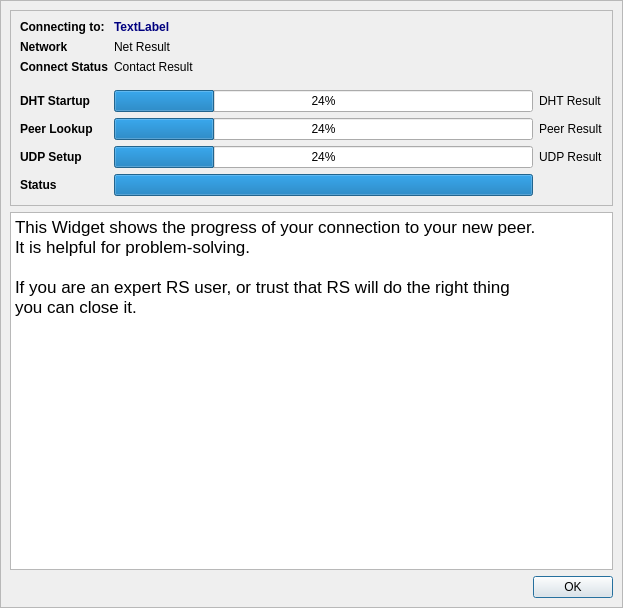
<?xml version="1.0" encoding="UTF-8"?>
<ui version="4.0">
 <class>ConnectProgressDialog</class>
 <widget class="QDialog" name="ConnectProgressDialog">
  <property name="geometry">
   <rect>
    <x>0</x>
    <y>0</y>
    <width>623</width>
    <height>608</height>
   </rect>
  </property>
  <property name="windowTitle">
   <string>Connection Progress</string>
  </property>
  <property name="windowIcon">
   <iconset resource="../images.qrc">
    <normaloff>:/images/logo/logo_16.png</normaloff>:/images/logo/logo_16.png</iconset>
  </property>
  <layout class="QVBoxLayout" name="verticalLayout_2">
   <property name="spacing">
    <number>0</number>
   </property>
   <property name="leftMargin">
    <number>0</number>
   </property>
   <property name="topMargin">
    <number>0</number>
   </property>
   <property name="rightMargin">
    <number>0</number>
   </property>
   <property name="bottomMargin">
    <number>0</number>
   </property>
   <item>
    <widget class="HeaderFrame" name="headerFrame">
     <property name="frameShape">
      <enum>QFrame::NoFrame</enum>
     </property>
     <property name="frameShadow">
      <enum>QFrame::Plain</enum>
     </property>
    </widget>
   </item>
   <item>
    <widget class="QFrame" name="frame_2">
     <property name="frameShape">
      <enum>QFrame::StyledPanel</enum>
     </property>
     <property name="frameShadow">
      <enum>QFrame::Raised</enum>
     </property>
     <layout class="QGridLayout" name="gridLayout_3">
      <item row="0" column="0" rowspan="2">
       <widget class="QFrame" name="progressFrame">
        <property name="enabled">
         <bool>true</bool>
        </property>
        <property name="frameShape">
         <enum>QFrame::StyledPanel</enum>
        </property>
        <property name="frameShadow">
         <enum>QFrame::Raised</enum>
        </property>
        <layout class="QGridLayout" name="gridLayout_2">
         <item row="0" column="0">
          <layout class="QGridLayout" name="gridLayout">
           <item row="0" column="0">
            <widget class="QLabel" name="label">
             <property name="font">
              <font>
               <weight>75</weight>
               <bold>true</bold>
              </font>
             </property>
             <property name="text">
              <string>Connecting to:</string>
             </property>
            </widget>
           </item>
           <item row="1" column="0">
            <widget class="QLabel" name="label_3">
             <property name="font">
              <font>
               <weight>75</weight>
               <bold>true</bold>
              </font>
             </property>
             <property name="text">
              <string>Network </string>
             </property>
            </widget>
           </item>
           <item row="2" column="0">
            <widget class="QLabel" name="label_4">
             <property name="font">
              <font>
               <weight>75</weight>
               <bold>true</bold>
              </font>
             </property>
             <property name="text">
              <string>Connect Status</string>
             </property>
            </widget>
           </item>
           <item row="4" column="0">
            <widget class="QLabel" name="DhtLabel">
             <property name="font">
              <font>
               <weight>75</weight>
               <bold>true</bold>
              </font>
             </property>
             <property name="text">
              <string>DHT Startup</string>
             </property>
            </widget>
           </item>
           <item row="4" column="2">
            <widget class="QLabel" name="DhtResult">
             <property name="text">
              <string>DHT Result</string>
             </property>
            </widget>
           </item>
           <item row="5" column="0">
            <widget class="QLabel" name="LookupLabel">
             <property name="font">
              <font>
               <weight>75</weight>
               <bold>true</bold>
              </font>
             </property>
             <property name="text">
              <string>Peer Lookup</string>
             </property>
            </widget>
           </item>
           <item row="5" column="2">
            <widget class="QLabel" name="LookupResult">
             <property name="text">
              <string>Peer Result</string>
             </property>
            </widget>
           </item>
           <item row="6" column="0">
            <widget class="QLabel" name="UdpLabel">
             <property name="font">
              <font>
               <weight>75</weight>
               <bold>true</bold>
              </font>
             </property>
             <property name="text">
              <string>UDP Setup</string>
             </property>
            </widget>
           </item>
           <item row="6" column="2">
            <widget class="QLabel" name="UdpResult">
             <property name="text">
              <string>UDP Result</string>
             </property>
            </widget>
           </item>
           <item row="4" column="1">
            <widget class="QProgressBar" name="DhtProgressBar">
             <property name="value">
              <number>24</number>
             </property>
            </widget>
           </item>
           <item row="5" column="1">
            <widget class="QProgressBar" name="LookupProgressBar">
             <property name="value">
              <number>24</number>
             </property>
            </widget>
           </item>
           <item row="6" column="1">
            <widget class="QProgressBar" name="UdpProgressBar">
             <property name="value">
              <number>24</number>
             </property>
            </widget>
           </item>
           <item row="0" column="1">
            <widget class="QLabel" name="connectId">
             <property name="palette">
              <palette>
               <active>
                <colorrole role="WindowText">
                 <brush brushstyle="SolidPattern">
                  <color alpha="255">
                   <red>0</red>
                   <green>0</green>
                   <blue>127</blue>
                  </color>
                 </brush>
                </colorrole>
               </active>
               <inactive>
                <colorrole role="WindowText">
                 <brush brushstyle="SolidPattern">
                  <color alpha="255">
                   <red>0</red>
                   <green>0</green>
                   <blue>127</blue>
                  </color>
                 </brush>
                </colorrole>
               </inactive>
               <disabled>
                <colorrole role="WindowText">
                 <brush brushstyle="SolidPattern">
                  <color alpha="255">
                   <red>118</red>
                   <green>116</green>
                   <blue>108</blue>
                  </color>
                 </brush>
                </colorrole>
               </disabled>
              </palette>
             </property>
             <property name="font">
              <font>
               <pointsize>9</pointsize>
               <weight>75</weight>
               <bold>true</bold>
              </font>
             </property>
             <property name="text">
              <string>TextLabel</string>
             </property>
            </widget>
           </item>
           <item row="1" column="1">
            <widget class="QLabel" name="NetResult">
             <property name="text">
              <string>Net Result</string>
             </property>
            </widget>
           </item>
           <item row="2" column="1">
            <widget class="QLabel" name="ContactResult">
             <property name="text">
              <string>Contact Result</string>
             </property>
            </widget>
           </item>
           <item row="3" column="1">
            <spacer name="verticalSpacer">
             <property name="orientation">
              <enum>Qt::Vertical</enum>
             </property>
             <property name="sizeType">
              <enum>QSizePolicy::Fixed</enum>
             </property>
             <property name="sizeHint" stdset="0">
              <size>
               <width>20</width>
               <height>10</height>
              </size>
             </property>
            </spacer>
           </item>
           <item row="8" column="2">
            <widget class="QLabel" name="statusTitle">
             <property name="text">
              <string/>
             </property>
            </widget>
           </item>
           <item row="8" column="1">
            <widget class="QProgressBar" name="statusprogressBar">
             <property name="value">
              <number>100</number>
             </property>
             <property name="textVisible">
              <bool>false</bool>
             </property>
            </widget>
           </item>
           <item row="8" column="0">
            <widget class="QLabel" name="statusLabel">
             <property name="font">
              <font>
               <weight>75</weight>
               <bold>true</bold>
              </font>
             </property>
             <property name="text">
              <string>Status</string>
             </property>
            </widget>
           </item>
          </layout>
         </item>
        </layout>
       </widget>
      </item>
      <item row="2" column="0">
       <widget class="QTextBrowser" name="textBrowser">
        <property name="html">
         <string>&lt;!DOCTYPE HTML PUBLIC &quot;-//W3C//DTD HTML 4.0//EN&quot; &quot;http://www.w3.org/TR/REC-html40/strict.dtd&quot;&gt;
&lt;html&gt;&lt;head&gt;&lt;meta name=&quot;qrichtext&quot; content=&quot;1&quot; /&gt;&lt;style type=&quot;text/css&quot;&gt;
p, li { white-space: pre-wrap; }
&lt;/style&gt;&lt;/head&gt;&lt;body style=&quot; font-family:'Sans'; font-size:9pt; font-weight:400; font-style:normal;&quot;&gt;
&lt;p style=&quot; margin-top:0px; margin-bottom:0px; margin-left:0px; margin-right:0px; -qt-block-indent:0; text-indent:0px;&quot;&gt;&lt;span style=&quot; font-family:'Lucida Grande'; font-size:13pt;&quot;&gt;This Widget shows the progress of your connection to your new peer.&lt;/span&gt;&lt;/p&gt;
&lt;p style=&quot; margin-top:0px; margin-bottom:0px; margin-left:0px; margin-right:0px; -qt-block-indent:0; text-indent:0px;&quot;&gt;&lt;span style=&quot; font-family:'Lucida Grande'; font-size:13pt;&quot;&gt;It is helpful for problem-solving.&lt;/span&gt;&lt;/p&gt;
&lt;p style=&quot;-qt-paragraph-type:empty; margin-top:0px; margin-bottom:0px; margin-left:0px; margin-right:0px; -qt-block-indent:0; text-indent:0px; font-family:'Lucida Grande'; font-size:13pt;&quot;&gt;&lt;br /&gt;&lt;/p&gt;
&lt;p style=&quot; margin-top:0px; margin-bottom:0px; margin-left:0px; margin-right:0px; -qt-block-indent:0; text-indent:0px;&quot;&gt;&lt;span style=&quot; font-family:'Lucida Grande'; font-size:13pt;&quot;&gt;If you are an expert RS user, or trust that RS will do the right thing&lt;/span&gt;&lt;/p&gt;
&lt;p style=&quot; margin-top:0px; margin-bottom:0px; margin-left:0px; margin-right:0px; -qt-block-indent:0; text-indent:0px;&quot;&gt;&lt;span style=&quot; font-family:'Lucida Grande'; font-size:13pt;&quot;&gt;you can close it.&lt;/span&gt;&lt;/p&gt;&lt;/body&gt;&lt;/html&gt;</string>
        </property>
       </widget>
      </item>
      <item row="3" column="0">
       <layout class="QHBoxLayout" name="horizontalLayout">
        <item>
         <spacer name="horizontalSpacer">
          <property name="orientation">
           <enum>Qt::Horizontal</enum>
          </property>
          <property name="sizeHint" stdset="0">
           <size>
            <width>40</width>
            <height>20</height>
           </size>
          </property>
         </spacer>
        </item>
        <item>
         <widget class="QDialogButtonBox" name="buttonBox">
          <property name="standardButtons">
           <set>QDialogButtonBox::Ok</set>
          </property>
         </widget>
        </item>
       </layout>
      </item>
     </layout>
    </widget>
   </item>
  </layout>
 </widget>
 <customwidgets>
  <customwidget>
   <class>HeaderFrame</class>
   <extends>QFrame</extends>
   <header>gui/common/HeaderFrame.h</header>
   <container>1</container>
  </customwidget>
 </customwidgets>
 <resources>
  <include location="../images.qrc"/>
 </resources>
 <connections/>
</ui>
